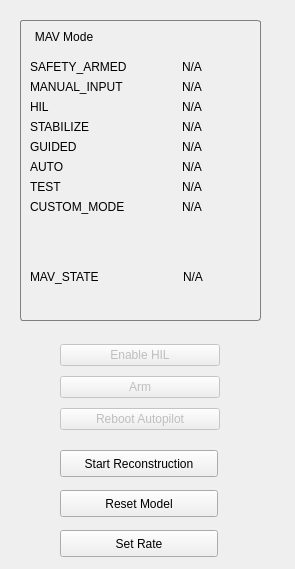
<?xml version="1.0" encoding="UTF-8"?>
<ui version="4.0">
 <class>HilWidget</class>
 <widget class="QWidget" name="HilWidget">
  <property name="geometry">
   <rect>
    <x>0</x>
    <y>0</y>
    <width>295</width>
    <height>569</height>
   </rect>
  </property>
  <property name="sizePolicy">
   <sizepolicy hsizetype="Minimum" vsizetype="Fixed">
    <horstretch>0</horstretch>
    <verstretch>0</verstretch>
   </sizepolicy>
  </property>
  <property name="minimumSize">
   <size>
    <width>295</width>
    <height>569</height>
   </size>
  </property>
  <property name="windowTitle">
   <string>RotorS</string>
  </property>
  <property name="styleSheet">
   <string notr="true">QGroupBox { 
     border: 1px solid gray; 
     border-radius: 3px; 
 }
QGroupBox::title { 
    background-color: transparent;
    padding:10 13px;
 }</string>
  </property>
  <widget class="QGroupBox" name="groupBox">
   <property name="enabled">
    <bool>true</bool>
   </property>
   <property name="geometry">
    <rect>
     <x>20</x>
     <y>20</y>
     <width>241</width>
     <height>301</height>
    </rect>
   </property>
   <property name="baseSize">
    <size>
     <width>0</width>
     <height>0</height>
    </size>
   </property>
   <property name="focusPolicy">
    <enum>Qt::NoFocus</enum>
   </property>
   <property name="contextMenuPolicy">
    <enum>Qt::DefaultContextMenu</enum>
   </property>
   <property name="acceptDrops">
    <bool>false</bool>
   </property>
   <property name="layoutDirection">
    <enum>Qt::LeftToRight</enum>
   </property>
   <property name="styleSheet">
    <string notr="true"/>
   </property>
   <property name="inputMethodHints">
    <set>Qt::ImhNone</set>
   </property>
   <property name="title">
    <string>MAV Mode</string>
   </property>
   <property name="alignment">
    <set>Qt::AlignLeading|Qt::AlignLeft|Qt::AlignTop</set>
   </property>
   <property name="checkable">
    <bool>false</bool>
   </property>
   <widget class="QWidget" name="formLayoutWidget">
    <property name="geometry">
     <rect>
      <x>10</x>
      <y>40</y>
      <width>221</width>
      <height>181</height>
     </rect>
    </property>
    <layout class="QFormLayout" name="mav_mode_layout">
     <property name="labelAlignment">
      <set>Qt::AlignLeading|Qt::AlignLeft|Qt::AlignVCenter</set>
     </property>
     <property name="formAlignment">
      <set>Qt::AlignHCenter|Qt::AlignTop</set>
     </property>
     <item row="0" column="0">
      <widget class="QLabel" name="label_mode_safety_armed">
       <property name="text">
        <string>SAFETY_ARMED</string>
       </property>
      </widget>
     </item>
     <item row="0" column="1">
      <widget class="QLabel" name="text_mode_safety_armed">
       <property name="text">
        <string>N/A</string>
       </property>
       <property name="alignment">
        <set>Qt::AlignCenter</set>
       </property>
      </widget>
     </item>
     <item row="1" column="0">
      <widget class="QLabel" name="label_mode_manual_input">
       <property name="text">
        <string>MANUAL_INPUT</string>
       </property>
      </widget>
     </item>
     <item row="1" column="1">
      <widget class="QLabel" name="text_mode_manual_input">
       <property name="text">
        <string>N/A</string>
       </property>
       <property name="alignment">
        <set>Qt::AlignCenter</set>
       </property>
      </widget>
     </item>
     <item row="2" column="0">
      <widget class="QLabel" name="label_mode_hil">
       <property name="text">
        <string>HIL</string>
       </property>
      </widget>
     </item>
     <item row="2" column="1">
      <widget class="QLabel" name="text_mode_hil">
       <property name="text">
        <string>N/A</string>
       </property>
       <property name="alignment">
        <set>Qt::AlignCenter</set>
       </property>
      </widget>
     </item>
     <item row="7" column="0">
      <widget class="QLabel" name="label_mode_custom_mode">
       <property name="text">
        <string>CUSTOM_MODE</string>
       </property>
      </widget>
     </item>
     <item row="7" column="1">
      <widget class="QLabel" name="text_mode_custom_mode">
       <property name="text">
        <string>N/A</string>
       </property>
       <property name="alignment">
        <set>Qt::AlignCenter</set>
       </property>
      </widget>
     </item>
     <item row="3" column="0">
      <widget class="QLabel" name="label_mode_stabilize">
       <property name="text">
        <string>STABILIZE</string>
       </property>
      </widget>
     </item>
     <item row="4" column="0">
      <widget class="QLabel" name="label_mode_guided">
       <property name="text">
        <string>GUIDED</string>
       </property>
      </widget>
     </item>
     <item row="5" column="0">
      <widget class="QLabel" name="label_mode_auto">
       <property name="text">
        <string>AUTO</string>
       </property>
      </widget>
     </item>
     <item row="6" column="0">
      <widget class="QLabel" name="label_mode_test">
       <property name="text">
        <string>TEST</string>
       </property>
      </widget>
     </item>
     <item row="3" column="1">
      <widget class="QLabel" name="text_mode_stabilize">
       <property name="text">
        <string>N/A</string>
       </property>
       <property name="alignment">
        <set>Qt::AlignCenter</set>
       </property>
      </widget>
     </item>
     <item row="4" column="1">
      <widget class="QLabel" name="text_mode_guided">
       <property name="text">
        <string>N/A</string>
       </property>
       <property name="alignment">
        <set>Qt::AlignCenter</set>
       </property>
      </widget>
     </item>
     <item row="5" column="1">
      <widget class="QLabel" name="text_mode_auto">
       <property name="text">
        <string>N/A</string>
       </property>
       <property name="alignment">
        <set>Qt::AlignCenter</set>
       </property>
      </widget>
     </item>
     <item row="6" column="1">
      <widget class="QLabel" name="text_mode_test">
       <property name="text">
        <string>N/A</string>
       </property>
       <property name="alignment">
        <set>Qt::AlignCenter</set>
       </property>
      </widget>
     </item>
    </layout>
   </widget>
   <widget class="QWidget" name="formLayoutWidget_2">
    <property name="geometry">
     <rect>
      <x>10</x>
      <y>250</y>
      <width>221</width>
      <height>31</height>
     </rect>
    </property>
    <layout class="QFormLayout" name="formLayout">
     <property name="horizontalSpacing">
      <number>6</number>
     </property>
     <item row="0" column="0">
      <widget class="QLabel" name="label_state">
       <property name="text">
        <string>MAV_STATE         </string>
       </property>
      </widget>
     </item>
     <item row="0" column="1">
      <widget class="QLabel" name="text_state">
       <property name="text">
        <string>N/A</string>
       </property>
       <property name="alignment">
        <set>Qt::AlignCenter</set>
       </property>
      </widget>
     </item>
    </layout>
   </widget>
  </widget>
  <widget class="QWidget" name="verticalLayoutWidget">
   <property name="geometry">
    <rect>
     <x>60</x>
     <y>340</y>
     <width>160</width>
     <height>95</height>
    </rect>
   </property>
   <layout class="QVBoxLayout" name="verticalLayout">
    <item>
     <widget class="QPushButton" name="button_set_hil_mode">
      <property name="enabled">
       <bool>false</bool>
      </property>
      <property name="text">
       <string>Enable HIL</string>
      </property>
     </widget>
    </item>
    <item>
     <widget class="QPushButton" name="button_arm">
      <property name="enabled">
       <bool>false</bool>
      </property>
      <property name="text">
       <string>Arm</string>
      </property>
     </widget>
    </item>
    <item>
     <widget class="QPushButton" name="button_reboot_autopilot">
      <property name="enabled">
       <bool>false</bool>
      </property>
      <property name="text">
       <string>Reboot Autopilot</string>
      </property>
     </widget>
    </item>
   </layout>
  </widget>
  <widget class="QPushButton" name="button_reconstruct">
   <property name="enabled">
    <bool>true</bool>
   </property>
   <property name="geometry">
    <rect>
     <x>60</x>
     <y>450</y>
     <width>158</width>
     <height>27</height>
    </rect>
   </property>
   <property name="text">
    <string>Start Reconstruction</string>
   </property>
  </widget>
  <widget class="QPushButton" name="button_reset_model">
   <property name="enabled">
    <bool>true</bool>
   </property>
   <property name="geometry">
    <rect>
     <x>60</x>
     <y>490</y>
     <width>158</width>
     <height>27</height>
    </rect>
   </property>
   <property name="text">
    <string>Reset Model</string>
   </property>
  </widget>
  <widget class="QPushButton" name="button_set_rate">
   <property name="enabled">
    <bool>true</bool>
   </property>
   <property name="geometry">
    <rect>
     <x>60</x>
     <y>530</y>
     <width>158</width>
     <height>27</height>
    </rect>
   </property>
   <property name="text">
    <string>Set Rate</string>
   </property>
  </widget>
 </widget>
 <resources/>
 <connections/>
</ui>
